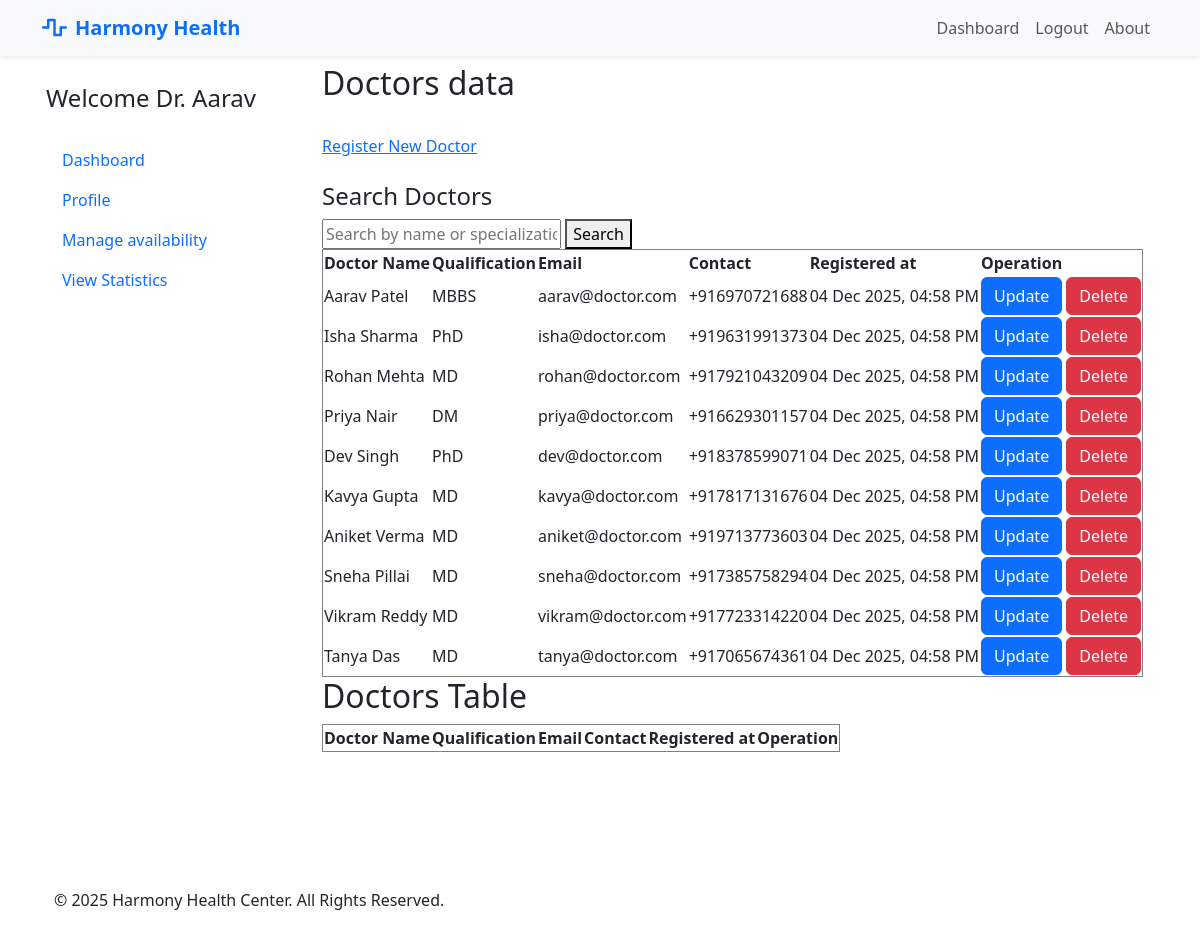
/admin/search_doctors (signed in), run on the app's committed database.
### models.py (models this page shows, shortened)
class User(UserMixin, db.Model):
    __tablename__ = 'users'
    id = db.Column(db.Integer, primary_key=True)
    email = db.Column(db.String(150), unique=True, nullable=False)
    password = db.Column(db.String(200), nullable=False)
    first_name = db.Column(db.String(100), nullable=False)
    last_name = db.Column(db.String(100), nullable=False)
    created_at = db.Column(db.DateTime, default=datetime.utcnow)
    role = db.Column(db.String(20), nullable=False)
    contact_number = db.Column(db.String(100), nullable=True)
    gender = db.Column(db.String(10), nullable=True)
    dob = db.Column(db.Date, nullable=True)
    address = db.Column(db.String(255), nullable=True)
    patient_appointments = db.relationship('Appointment', foreign_keys='Appointment.patient_id', back_populates='patient', lazy=True)
    qualification = db.Column(db.String(200))
    specialization_id = db.Column(db.Integer, db.ForeignKey('departments.id'), nullable=True)
    specialization = db.relationship('Department', back_populates='doctors')
    doctor_appointments = db.relationship('Appointment', foreign_keys='Appointment.doctor_id', back_populates='doctor', lazy=True)

### routes/admin.py (the view)
@admin.route('/search_doctors')
@login_required
def search_doctors():
    check_user_role('admin')
    query = request.args.get('search', '').strip()
    if query:
        filtered_doctors = User.query.filter(
            User.role == 'doctor',
            (
                func.concat(User.first_name, ' ', User.last_name).ilike(f"%{query}%") |
                User.qualification.ilike(f"%{query}%")
            )
        ).all()
        print(filtered_doctors)
    else:
        filtered_doctors = User.query.filter_by(role='doctor').all()
    return render_template('admin/doctor/doctors.html', results=filtered_doctors, query=query)

### app.py (called while the page is built)
def create_app():
    app = Flask(__name__)
    app.secret_key = 'app_secret_key'
    app.config['SQLALCHEMY_DATABASE_URI'] = 'sqlite:///hospital.db'
    db.init_app(app)
    bcrypt.init_app(app)
    login_manager.init_app(app)
    login_manager.login_view = 'auth.login'
    @login_manager.user_loader
    def load_user(user_id):
        return User.query.get(int(user_id))
    app.register_blueprint(auth, url_prefix='/auth')
    app.register_blueprint(admin, url_prefix='/admin')
    app.register_blueprint(doctor, url_prefix='/doctor')
    app.register_blueprint(patient, url_prefix='/patient')
    app.register_blueprint(api_bp, url_prefix='/api')
    with app.app_context():
        db.create_all()
        print('Database Created Successfully !!')
    return app

### routes/auth.py (called while the page is built)
def check_user_role(role):
    if current_user.role not in role:
        flash(f'You must be an {role} to view this page.')
        return redirect(url_for('auth.login'))

### templates/admin/doctor/doctors.html (shortened to what this page needs)
{% extends "base.html" %}
{% block main %}
<h2>Doctors data</h2><br>
<div class="">
    <a href="{{url_for('admin.register_doctor')}}">Register New Doctor</a><br>
    <br>
    <h4>Search Doctors</h4>
    <form method="get" action="{{ url_for('admin.search_doctors') }}">
        <input type="text" name="search" placeholder="Search by name or specialization" value="{{ query }}">
        <button type="submit">Search</button>
    </form>
    {% if results %}
    <table border="solid">
        <thead>
            <tr>
                <th>Doctor Name</th>
                <th>Qualification</th>
                <th>Email</th>
                <th>Contact</th>
                <th>Registered at</th>
                <th>Operation</th>
            </tr>
        </thead>
        <tbody>
            {% for doctor in results %}
            <tr>
                <td>{{ doctor.first_name }} {{ doctor.last_name }}</td>
                <td>{{ doctor.qualification }}</td>
                <td>{{ doctor.email }}</td>
                <td>{{ doctor.contact_number }}</td>
                <td>{{ doctor.created_at.strftime('%d %b %Y, %I:%M %p') }}</td>
                <td>
                    <a class="btn btn-primary" href="{{ url_for('admin.update_doctor', id=doctor.id) }}">Update</a>
                    <a class="btn btn-danger" href="{{ url_for('admin.delete_doctor', id=doctor.id) }}">Delete</a>
                </td>
            </tr>
            {% endfor %}
        </tbody>
    </table>
    {% else %}
    <p>No doctors found.</p>
    {% endif %}
    <h2>Doctors Table</h2>
    <table border="solid">
        <thead>
            <tr>
                <th>Doctor Name</th>
                <th>Qualification</th>
                <th>Email</th>
                <th>Contact</th>
                <th>Registered at</th>
                <th>Operation</th>
            </tr>
        </thead>
    </table>
</div>
{% endblock %}

### templates/base.html (shortened to what this page needs)
<!DOCTYPE html>
<html lang="en">
<head>
    <link href="https://cdn.jsdelivr.net/npm/bootstrap@5.3.3/dist/css/bootstrap.min.css" rel="stylesheet"
        xintegrity="sha384-QWTKZyjpPEjISv5WaRU9OFeRpok6YctnYmDr5pNlyT2bRjXh0JMhjY6hW+ALEwIH">
    <link rel="stylesheet" href="https://cdnjs.cloudflare.com/ajax/libs/font-awesome/6.5.1/css/all.min.css">
</head>
<body class="container-sm">
    <header>
        <nav class="navbar navbar-expand-lg bg-light fixed-top shadow-sm" id="mainNavbar">
            <div class="container">
                <a class="navbar-brand text-primary fw-bold" href="{{url_for('landing_page')}}">
                    <i class="fas fa-wave-square me-2"></i>Harmony Health
                </a>
                <div class="collapse navbar-collapse" id="navbarNav">
                    <ul class="navbar-nav ms-auto">
                        {% if current_user.is_authenticated %}
                        <li class="nav-item"><a href="{{url_for( current_user.role +'.dashboard')}}" class="nav-link "
                                aria-current="page">Dashboard</a></li>
                        {% else %}
                        <li class="nav-item"><a href="{{url_for( 'landing_page')}}" class="nav-link "
                                aria-current="page">Home</a></li>
                        {% endif %}
                        {% if not current_user.is_authenticated %}
                        <li class="nav-item"><a href="{{ url_for('auth.register') }}" class="nav-link">Register</a></li>
                        <li class="nav-item"><a href="{{ url_for('auth.login') }}" class="nav-link">Login</a></li>
                        {% else %}
                        <li class="nav-item"><a href="{{ url_for('auth.logout') }}" class="nav-link">Logout</a></li>
                        {% endif %}
                        <li class="nav-item"><a href="#" class="nav-link">About</a></li>
                    </ul>
                </div>
            </div>
        </nav>
    </header>
    <div class="row md-2 mt-5 pt-3">
        <div class="d-flex flex-column flex-shrink-0 p-3  min-vh-100" style="width: 280px;">
            {% if current_user.is_authenticated %}
            {% if current_user.role =='doctor' %}
            <span class="fs-4 ">Welcome Dr. {{ current_user.first_name }}</span>
            <br>
            <ul class="nav nav-pills flex-column mb-auto">
                <li> <a href="{{url_for('doctor.dashboard')}}" class="nav-link ">
                        Dashboard
                    </a> </li>
                <li> <a href="{{url_for('doctor.profile')}}" class="nav-link ">
                        Profile
                    </a> </li>
                <li class="nav-item"> <a href="{{ url_for('doctor.availability') }}" class="nav-link "
                        aria-current="page">
                        Manage availability
                    </a> </li>
                <li> <a href="{{url_for('doctor.stats')}}" class="nav-link ">
                        View Statistics
                    </a> </li>
            </ul>
            {% endif %}
            {% endif %}
        </div>
        <div class="col">
            {% block main %}
            {% endblock %}
        </div>
    </div>
    <footer class="py-4 ">
        <div class="container">
            <div class="row align-items-center">
                <div class=" col-md-6 text-center text-md-start mb-2 mb-md-0">
                    <p class="mb-0">&copy; 2025 Harmony Health Center. All Rights Reserved.</p>
                </div>
            </div>
        </div>
    </footer>
</body>
</html>

### data on the page
User: first_name "Aarav", last_name "Patel", qualification "MBBS", email "aarav@doctor.com", contact_number "+916970721688", created_at "04 Dec 2025, 04:58 PM"
User: first_name "Isha", last_name "Sharma", qualification "PhD", email "isha@doctor.com", contact_number "+919631991373", created_at "04 Dec 2025, 04:58 PM"
User: first_name "Rohan", last_name "Mehta", qualification "MD", email "rohan@doctor.com", contact_number "+917921043209", created_at "04 Dec 2025, 04:58 PM"
User: first_name "Priya", last_name "Nair", qualification "DM", email "priya@doctor.com", contact_number "+916629301157", created_at "04 Dec 2025, 04:58 PM"
User: first_name "Dev", last_name "Singh", qualification "PhD", email "dev@doctor.com", contact_number "+918378599071", created_at "04 Dec 2025, 04:58 PM"
User: first_name "Kavya", last_name "Gupta", qualification "MD", email "kavya@doctor.com", contact_number "+917817131676", created_at "04 Dec 2025, 04:58 PM"
User: first_name "Aniket", last_name "Verma", qualification "MD", email "aniket@doctor.com", contact_number "+919713773603", created_at "04 Dec 2025, 04:58 PM"
User: first_name "Sneha", last_name "Pillai", qualification "MD", email "sneha@doctor.com", contact_number "+917385758294", created_at "04 Dec 2025, 04:58 PM"
User: first_name "Vikram", last_name "Reddy", qualification "MD", email "vikram@doctor.com", contact_number "+917723314220", created_at "04 Dec 2025, 04:58 PM"
User: first_name "Tanya", last_name "Das", qualification "MD", email "tanya@doctor.com", contact_number "+917065674361", created_at "04 Dec 2025, 04:58 PM"
